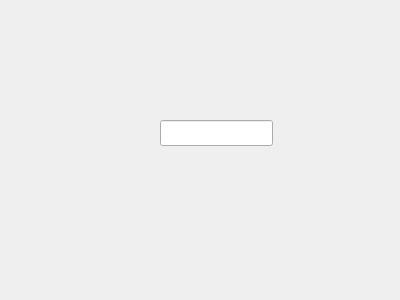
<?xml version="1.0" encoding="UTF-8"?>
<ui version="4.0">
 <class>Form</class>
 <widget class="QWidget" name="Form">
  <property name="geometry">
   <rect>
    <x>0</x>
    <y>0</y>
    <width>400</width>
    <height>300</height>
   </rect>
  </property>
  <property name="windowTitle">
   <string>Form</string>
  </property>
  <widget class="QLineEdit" name="lineEdit">
   <property name="geometry">
    <rect>
     <x>160</x>
     <y>120</y>
     <width>113</width>
     <height>26</height>
    </rect>
   </property>
  </widget>
 </widget>
 <resources/>
 <connections/>
</ui>
